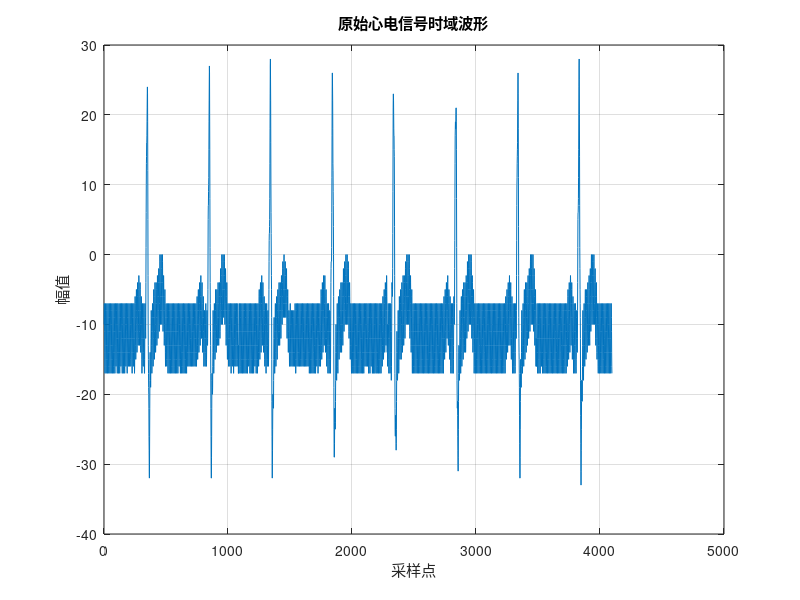
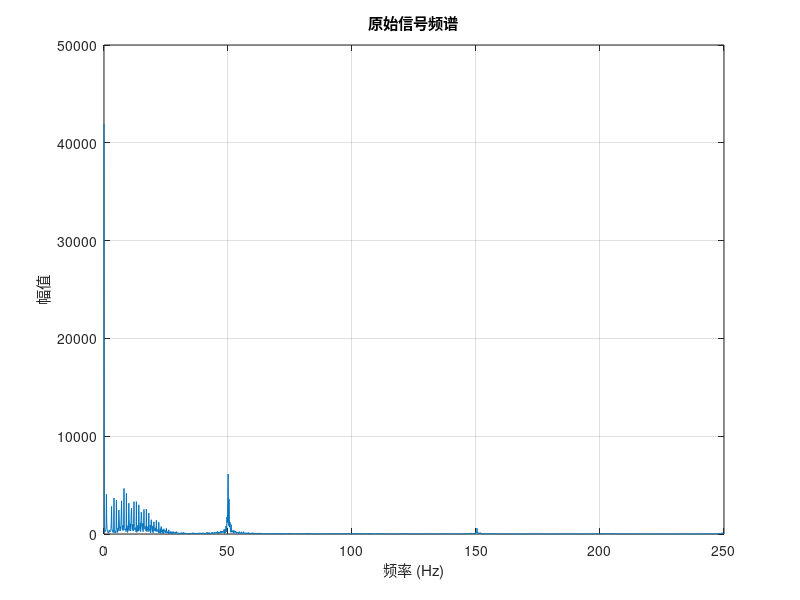
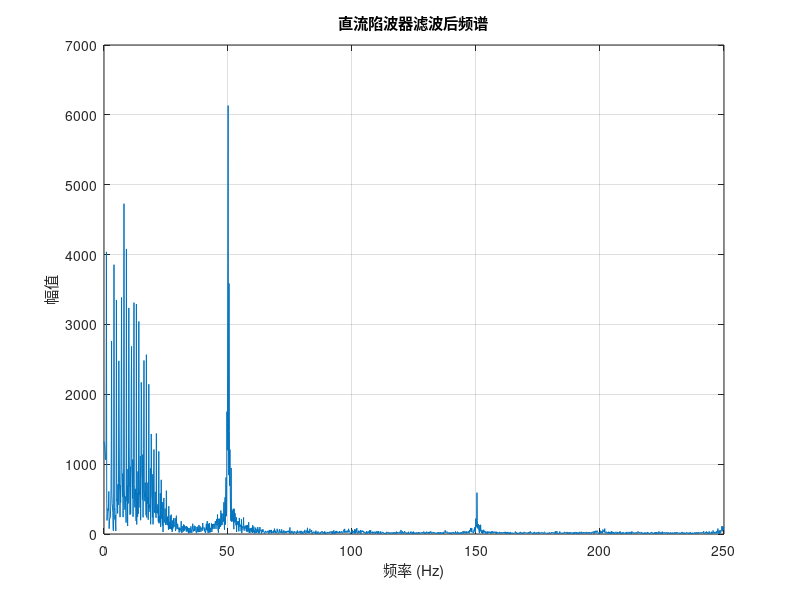

The MATLAB source for these figures, in order: (Note: this script raises an error after producing the figures.)
% 读取心电信号数据
dataLen = 4096;  % 数据长度
fs = 500;        % 采样频率 (Hz)
fid = fopen('serial_data_raw2000.dat', 'rb');
raw_data = fread(fid, [2, dataLen], 'uint8');
fclose(fid);

% 重新组合16位数据（低位在前，高位在后）
data = raw_data(1, :) + raw_data(2, :) * 256;
data(data > 32768) = data(data > 32768) - 65536;  % 转换为补码表示

% 绘制原始信号波形
figure;
plot(data);
title('原始心电信号时域波形');
xlabel('采样点');
ylabel('幅值');
grid on;

% 分析原始数据频谱
N = length(data);  % 数据长度
freq = (0:N-1) * fs / N;  % 频率坐标 (Hz)
spectrum = abs(fft(data));  % 计算频谱
figure;
plot(freq(1:N/2), spectrum(1:N/2));
title('原始信号频谱');
xlabel('频率 (Hz)');
ylabel('幅值');
grid on;

% 设计数字直流陷波器
% 系统函数 H(z) = (1 - z^(-1)) / (1 - a * z^(-1))
a = 0.992;  % 陷波器极点参数
b_dc = [1, -1];
a_dc = [1, -a];
filtered_data_dc = filter(b_dc, a_dc, data);

% 绘制直流陷波器后的频谱
spectrum_dc = abs(fft(filtered_data_dc));
figure;
plot(freq(1:N/2), spectrum_dc(1:N/2));
title('直流陷波器滤波后频谱');
xlabel('频率 (Hz)');
ylabel('幅值');
grid on;

%设计 FIR 数字低通滤波器
fir_filter = fir_filter();
filtered_data_lp = filter(fir_filter, filtered_data_dc);

% 绘制低通滤波后的频谱
spectrum_lp = abs(fft(filtered_data_lp));
figure;
plot(freq(1:N/2), spectrum_lp(1:N/2));
title('低通滤波后频谱');
xlabel('频率 (Hz)');
ylabel('幅值');
grid on;

% 绘制滤波后波形并限制动态范围
% 动态范围限制
dynamic_range = 120;
min_val = min(filtered_data_lp);
max_val = max(filtered_data_lp);
scaled_data = dynamic_range * (filtered_data_lp - min_val) / (max_val - min_val);

% 绘制归一化后的波形
figure;
plot(scaled_data);
title('滤波后心电信号波形（归一化）');
xlabel('采样点');
ylabel('幅值');
grid on;

% 比较滤波前后频谱
figure;
plot(freq(1:N/2), spectrum(1:N/2), 'b-', 'DisplayName', '原始频谱');
hold on;
plot(freq(1:N/2), spectrum_lp(1:N/2), 'r-', 'DisplayName', '低通滤波后频谱');
hold off;
title('频谱对比');
xlabel('频率 (Hz)');
ylabel('幅值');
legend('show');
grid on;

% 估算心率
[pks, locs] = findpeaks(scaled_data, 'MinPeakHeight', 0.6 * max(scaled_data), 'MinPeakDistance', fs * 0.6);  % 检测波峰
rr_intervals = diff(locs) / fs;  % R-R 间期（秒）
heart_rate = 60 / mean(rr_intervals);  % 平均心率 (bpm)
fprintf('估算的心率：%.2f bpm\n', heart_rate);

% 可视化
figure;
plot(scaled_data);
hold on;
plot(locs, scaled_data(locs), 'rx', 'DisplayName', 'R 波');
hold off;
title('心电信号波形及 R 波检测');
xlabel('采样点');
ylabel('幅值');
legend('show');
grid on;
